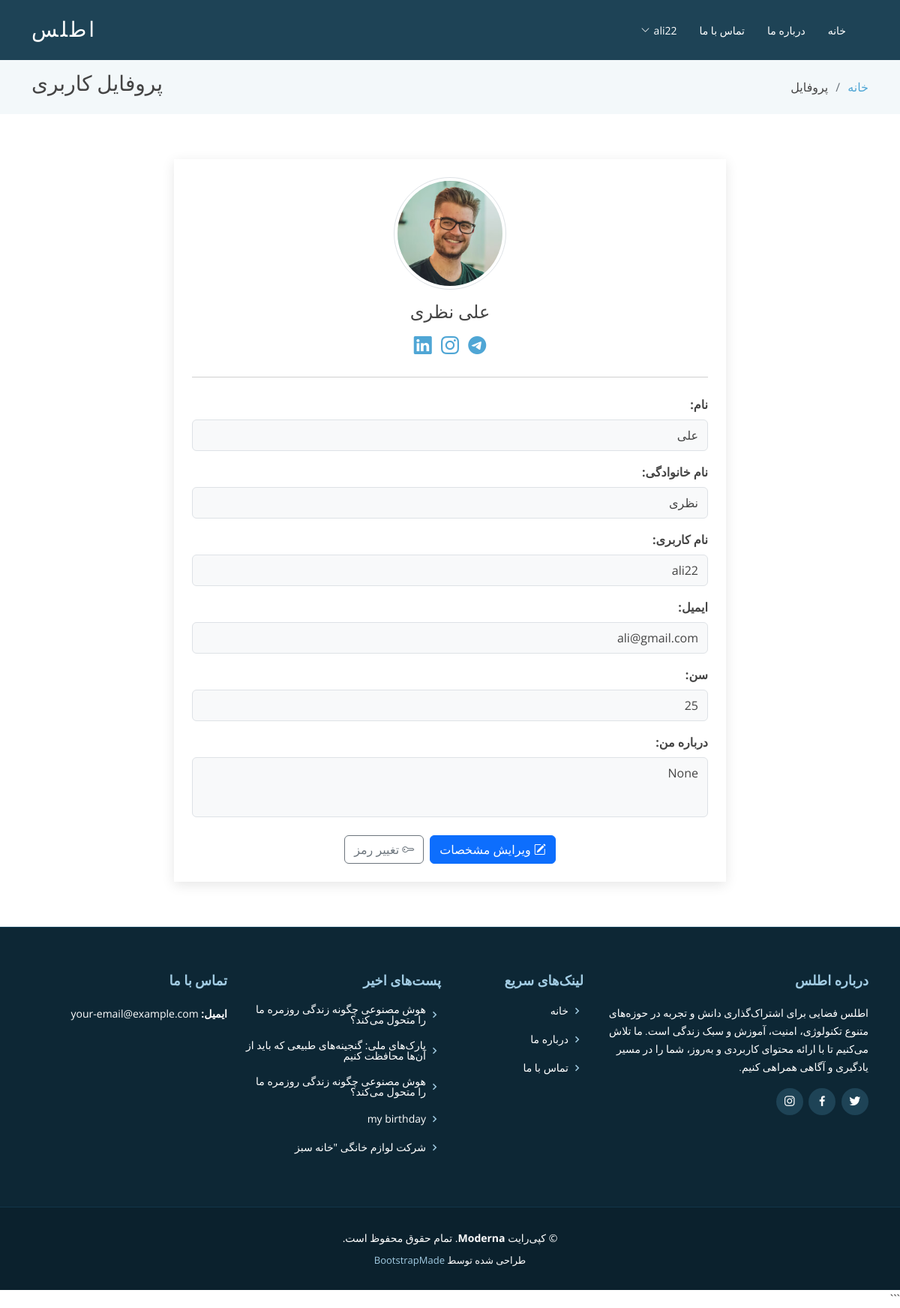
Page /account/profile/ (signed in) on the committed database.
### account/models.py (models this page shows)
class CustomUser(AbstractUser):
    age = models.PositiveIntegerField(null=True, blank=True)
    photo = models.ImageField(
        upload_to='photo/profile/%Y/%m/%d/', null= True , blank= True)
    about = models.CharField(max_length=255, null=True ,blank= True)
    instagram = models.CharField(max_length=150 ,null=True ,blank= True ,verbose_name='Instagram Id without @' )
    telegram = models.CharField(max_length=150 ,null=True ,blank= True ,verbose_name='Telegram Id without @' )
    linkedin = models.CharField(max_length=150 ,null=True ,blank= True ,verbose_name='linkedin Id without @' )
    facebook = models.URLField(max_length=150 ,null=True ,blank= True ,verbose_name='facebook link ' )

### blog/models.py (models this page shows, shortened)
class Post(models.Model):
    title = models.CharField(max_length=255 , verbose_name="عنوان")
    excerpt = models.TextField(verbose_name="خلاصه")
    body = models.TextField(verbose_name="متن کامل")
    author = models.ForeignKey('account.CustomUser', on_delete=models.CASCADE , verbose_name="نویسنده")
    date =date = models.DateTimeField(auto_now_add=True, verbose_name="تاریخ انتشار")
    photo = models.ImageField(upload_to='photo/%Y/%m/%d' ,  verbose_name="تصویر ")
    category = models.ForeignKey(Category, on_delete=models.SET_NULL, null=True,blank=True,
        related_name='posts',
        verbose_name="دسته‌بندی"
    )
    likes= models.ManyToManyField(settings.AUTH_USER_MODEL ,
        related_name= "blog_posts_liked",
        blank=True ,
        verbose_name='پسندیدن'
    )
    tags = TaggableManager(verbose_name="برچسب‌ها", blank=True)
    class Meta:
        ordering = ['-date']
    def get_absolute_url(self):
        return reverse('post_detail', kwargs={'pk': self.pk})

### account/views.py (the view)
# urls.py: path('profile/', profileView.as_view(), name='profile'),
class profileView(LoginRequiredMixin,DetailView):
    model=CustomUser
    template_name = 'profile.html'
    context_object_name ='user_profile'
    def get_object(self, queryset = None):
        return self.request.user

### blog/context_processors.py (called while the page is built)
def recent_posts(request):
    recent_posts=Post.objects.order_by('-date')[:5]
    return {'recent_posts':recent_posts}

def common_sidebar_data(request):
    all_tags = Tag.objects.all()
    categories_with_posts = Category.objects.annotate(
        num_posts=Count('posts')
    ).filter(num_posts__gt=0).order_by('name')
    context = {
        'all_categories_sidebar': categories_with_posts,
        'all_tags_sidebar': all_tags,
    }
    return context

### templates/profile.html (shortened to what this page needs)
{% extends "base.html" %}
{% load static %}
{% block content %}
<section class="breadcrumbs">
  <div class="container">
    <div class="d-flex justify-content-between align-items-center">
      <h2>پروفایل کاربری</h2>
      <ol>
        <li><a href="{% url 'home' %}">خانه</a></li>
        <li>پروفایل</li>
      </ol>
    </div>
  </div>
</section>
<section id="profile-details" class="profile-details">
  <div class="container" data-aos="fade-up">
    <div class="row justify-content-center">
      <div class="col-lg-8">
        <article class="entry p-4" style="box-shadow: 0 4px 16px rgba(0, 0, 0, 0.1);">
          <div class="profile-header d-flex flex-column align-items-center text-center mb-4">
            {% if user_profile.photo %}
              <img src="{{ user_profile.photo.url }}" alt="عکس پروفایل {{ user_profile.username }}" class="rounded-circle img-thumbnail mb-3" style="width: 150px; height: 150px; object-fit: cover;">
            {% else %}
              <div class="profile-avatar-placeholder rounded-circle img-thumbnail d-flex align-items-center justify-content-center mb-3" style="width: 150px; height: 150px; background-color: #e9ecef;">
                <i class="bi bi-person-fill" style="font-size: 80px; color: #495057;"></i>
              </div>
            {% endif %}
            <h2 class="h4 mb-1">{{ user_profile.get_full_name|default:user_profile.username }}</h2>
            <div class="social-links-profile mt-2">
              {% if user_profile.telegram %}
                <a href="https://t.me/{{ user_profile.telegram}}" target="_blank" class="mx-1"><i class="bi bi-telegram" style="font-size: 1.5rem;"></i></a>
              {% endif %}
              {% if user_profile.instagram %}
                <a href="https://instagram.com/{{ user_profile.instagram}}" target="_blank" class="mx-1"><i class="bi bi-instagram" style="font-size: 1.5rem;"></i></a>
              {% endif %}
               {% if user_profile.linkedin %}
                <a href="https://linkedin.com/in/{{ user_profile.linkedin }}" target="_blank" class="mx-1"><i class="bi bi-linkedin" style="font-size: 1.5rem;"></i></a>
              {% endif %}
            </div>
          </div>
          <hr>
          <div class="profile-fields mt-4">
            <div class="mb-3">
              <label class="form-label fw-bold">نام:</label>
              <div class="profile-field-value">{{ user_profile.first_name|default:"-" }}</div>
            </div>
            <div class="mb-3">
              <label class="form-label fw-bold">نام خانوادگی:</label>
              <div class="profile-field-value">{{ user_profile.last_name|default:"-" }}</div>
            </div>
            <div class="mb-3">
              <label class="form-label fw-bold">نام کاربری:</label>
              <div class="profile-field-value">{{ user_profile.username }}</div>
            </div>
            <div class="mb-3">
              <label class="form-label fw-bold">ایمیل:</label>
              <div class="profile-field-value">{{ user_profile.email }}</div>
            </div>
            <div class="mb-3">
              <label class="form-label fw-bold">سن:</label>
              <div class="profile-field-value">{{ user_profile.age|default:"-" }}</div>
            </div>
            <div class="mb-3">
              <label class="form-label fw-bold">درباره من:</label>
              <div class="profile-field-value" style="min-height: 80px;">{{ user_profile.about|linebreaksbr|default:"-" }}</div>
            </div>
          </div>
          <div class="profile-actions mt-4 d-grid gap-2 d-md-flex justify-content-center">
            <a href="{% url 'profile_edit' %}" class="btn btn-primary"><i class="bi bi-pencil-square"></i> ویرایش مشخصات</a>
            <a href="{% url 'password_change' %}" class="btn btn-outline-secondary"><i class="bi bi-key"></i> تغییر رمز</a>
          </div>
        </article>
      </div>
    </div>
  </div>
</section>
{% endblock content %}

### templates/base.html (shortened to what this page needs)
{% load static %}
<!DOCTYPE html>
<html lang="fa" dir="rtl" >
<head>
  <link href="{% static 'assets/vendor/animate.css/animate.min.css' %}" rel="stylesheet">
  <link href="{% static 'assets/vendor/aos/aos.css' %}" rel="stylesheet">
  <link href="{% static 'assets/vendor/bootstrap/css/bootstrap.min.css' %}" rel="stylesheet">
  <link href="{% static 'assets/vendor/bootstrap-icons/bootstrap-icons.css' %}" rel="stylesheet">
  <link href="{% static 'assets/vendor/boxicons/css/boxicons.min.css' %}" rel="stylesheet">
  <link href="{% static 'assets/vendor/glightbox/css/glightbox.min.css' %}" rel="stylesheet">
  <link href="{% static 'assets/vendor/swiper/swiper-bundle.min.css' %}" rel="stylesheet">
  <link href="{% static 'assets/css/style.css' %}" rel="stylesheet">
  <link href="{% static 'assets/css/rtl-custom.css' %}" rel="stylesheet">
</head>
<body>
  <header id="header" class="fixed-top d-flex align-items-center">
    <div class="container d-flex justify-content-between align-items-center">
      <div class="logo">
        <h1 class="text-light"><a href="index.html"><span>اطلس</span></a></h1>
      </div>
      <nav id="navbar" class="navbar">
        <ul>
          <li><a href="{% url 'home' %}">خانه</a></li>
          <li> <a href="{% url 'about' %}">درباره ما</a></li>
          <li> <a href="{% url 'contact' %}">تماس با ما</a></li>
          {% if user.is_authenticated %}
          <li class="dropdown"><a href="#"><span>{{ user.username }}</span> <i class="bi bi-chevron-down"></i></a>
          </li>
          {% endif %}
        </ul>
      </nav>
    </div>
  </header>
  <main  id="main">
    {% block content %}
    {% endblock content %}
  </main>
  <footer id="footer" data-aos="fade-up" data-aos-easing="ease-in-out" data-aos-duration="500">
    <div class="footer-top">
      <div class="container">
        <div class="row">
          <div class="col-lg-4 col-md-6 footer-info">
            <h3>درباره اطلس</h3>
            <p>اطلس  فضایی برای اشتراک‌گذاری دانش و تجربه در حوزه‌های متنوع تکنولوژی، امنیت، آموزش و سبک زندگی است. ما تلاش می‌کنیم تا با ارائه محتوای کاربردی و به‌روز، شما را در مسیر یادگیری و آگاهی همراهی کنیم.</p>
            <div class="social-links mt-3">
              <a href="#" class="twitter"><i class="bx bxl-twitter"></i></a>
              <a href="#" class="facebook"><i class="bx bxl-facebook"></i></a>
              <a href="#" class="instagram"><i class="bx bxl-instagram"></i></a>
            </div>
          </div>
          <div class="col-lg-2 col-md-6 footer-links">
            <h4>لینک‌های سریع</h4>
            <ul>
              <li><i class="bx bx-chevron-right"></i> <a href="{% url 'home' %}">خانه</a></li>
              <li><i class="bx bx-chevron-right"></i> <a href="{% url 'about' %}">درباره ما</a></li>
              <li><i class="bx bx-chevron-right"></i> <a href="{% url 'contact' %}">تماس با ما</a></li>
            </ul>
          </div>
          <div class="col-lg-3 col-md-6 footer-links">
            <h4>پست‌های اخیر</h4>
            <ul>
              {% for post in recent_posts %}
                <li><i class="bx bx-chevron-right"></i> <a href="{{ post.get_absolute_url }}">{{ post.title }}</a></li>
              {% empty %}
                <li>پستی یافت نشد.</li>
              {% endfor %}
            </ul>
          </div>
          <div class="col-lg-3 col-md-6 footer-contact">
            <h4>تماس با ما</h4>
            <p>
              <strong>ایمیل:</strong> your-email@example.com<br>
            </p>
          </div>
        </div>
      </div>
    </div>
    <div class="container">
      <div class="copyright">
        &copy; کپی‌رایت <strong><span>Moderna</span></strong>. تمام حقوق محفوظ است.
      </div>
      <div class="credits">
        طراحی شده توسط <a href="https://bootstrapmade.com/">BootstrapMade</a>
      </div>
    </div>
  </footer>```
</body>
</html>

### static/assets/css/style.css (style rules this page uses)
body { font-family: "Open Sans", sans-serif; color: #444; }
a { color: #4fa6d5; text-decoration: none; }
h1, h2, h3, h4, h5, h6, .font-primary { font-family: "Roboto", sans-serif; }
#header { height: 80px; transition: all 0.5s; z-index: 997; transition: all 0.5s; background: #1e4356; }
#header .logo h1 { font-size: 28px; margin: 0; padding: 4px 0; line-height: 1; font-weight: 400; letter-spacing: 3px; text-transform: uppercase; }
#header .logo h1 a, #header .logo h1 a:hover { color: #fff; text-decoration: none; }
#main { margin-top: 80px; }
.navbar { padding: 0; }
.navbar ul { margin: 0; padding: 0; display: flex; list-style: none; align-items: center; }
.navbar li { position: relative; }
.navbar a, .navbar a:focus { display: flex; align-items: center; justify-content: space-between; padding: 10px 0 10px 30px; font-family: "Open Sans", sans-serif; font-size: 14px; color: #fff; white-space: nowrap; transition: 0.3s; }
.navbar a i, .navbar a:focus i { font-size: 12px; line-height: 0; margin-left: 5px; }
section { padding: 60px 0; }
.breadcrumbs { padding: 15px 0; background-color: #f3f8fa; min-height: 40px; }
.breadcrumbs h2 { font-size: 28px; font-weight: 300; }
.breadcrumbs ol { display: flex; flex-wrap: wrap; list-style: none; padding: 0; margin: 0; }
.breadcrumbs ol li+li { padding-left: 10px; }
.breadcrumbs ol li+li::before { display: inline-block; padding-right: 10px; color: #6c757d; content: "/"; }
#footer { background: #0b212d; padding: 0 0 30px 0; color: #fff; font-size: 14px; }
#footer .footer-top { background: #0d2735; border-top: 1px solid #17455e; border-bottom: 1px solid #123649; padding: 60px 0 30px 0; }
#footer .footer-top .footer-info { margin-bottom: 30px; }
#footer .footer-top .footer-info h3 { font-size: 18px; margin: 0 0 20px 0; padding: 2px 0 2px 0; line-height: 1; color: #a2cce3; font-weight: 600; }
#footer .footer-top .footer-info p { font-size: 14px; line-height: 24px; margin-bottom: 0; font-family: "Roboto", sans-serif; color: #fff; }
#footer .footer-top .social-links a { font-size: 18px; display: inline-block; background: #1e4356; color: #fff; line-height: 1; padding: 8px 0; margin-right: 4px; border-radius: 50%; text-align: center; width: 36px; height: 36px; transition: 0.3s; }
#footer .footer-top h4 { font-size: 18px; font-weight: 600; color: #a2cce3; position: relative; padding-bottom: 12px; }
#footer .footer-top .footer-links { margin-bottom: 30px; }
#footer .footer-top .footer-links ul { list-style: none; padding: 0; margin: 0; }
#footer .footer-top .footer-links ul i { padding-right: 2px; color: #a2cce3; font-size: 18px; line-height: 1; }
#footer .footer-top .footer-links ul li { padding: 10px 0; display: flex; align-items: center; }
#footer .footer-top .footer-links ul li:first-child { padding-top: 0; }
#footer .footer-top .footer-links ul a { color: #fff; transition: 0.3s; display: inline-block; line-height: 1; }
#footer .footer-top .footer-contact { margin-bottom: 30px; }
#footer .footer-top .footer-contact p { line-height: 26px; }
#footer .copyright { text-align: center; padding-top: 30px; }
#footer .credits { padding-top: 10px; text-align: center; font-size: 13px; color: #fff; }
#footer .credits a { color: #a2cce3; }

### static/assets/css/rtl-custom.css (style rules this page uses)
body { direction: rtl; text-align: right; }
.navbar a, .navbar a:focus { padding: 10px 30px 10px 0; }
.navbar a i, .navbar a:focus i { margin-left: 0; margin-right: 5px; }
.breadcrumbs ol li+li { padding-left: 0; padding-right: 10px; }
.breadcrumbs ol li+li::before { padding-right: 0; padding-left: 10px; float: right; }
#footer .footer-top .social-links a { margin-right: 0; margin-left: 4px; }
#footer .footer-top .footer-links ul i { padding-right: 0; padding-left: 2px; }
#header .container { flex-direction: row-reverse; }
.breadcrumbs .d-flex { flex-direction: row-reverse; }

### templates/profile.html (style rules this page uses)
.profile-field-value { background-color: #f8f9fa; border: 1px solid #dee2e6; padding: 0.5rem 0.75rem; border-radius: 0.375rem; word-wrap: break-word; min-height: calc(1.5em + 1rem + 2px); }

### rows in the picture
CustomUser: username "ali22", photo (picture), get_full_name "علی نظری", first_name "علی", last_name "نظری", email "ali@gmail.com", age "25", about "None"
Post: title "هوش مصنوعی چگونه زندگی روزمره ما را متحول می‌کند؟"
Post: title "پارک‌های ملی: گنجینه‌های طبیعی که باید از آن‌ها محافظت کنیم"
Post: title "هوش مصنوعی چگونه زندگی روزمره ما را متحول می‌کند؟"
Post: title "my birthday"
Post: title "شرکت لوازم خانگی \"خانه سبز"
